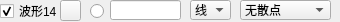
                   <widget class="QWidget" name="widget_14" native="true">
                    <property name="minimumSize">
                     <size>
                      <width>0</width>
                      <height>22</height>
                     </size>
                    </property>
                    <property name="maximumSize">
                     <size>
                      <width>16777215</width>
                      <height>22</height>
                     </size>
                    </property>
                    <widget class="QLineEdit" name="txtValueCurve14">
                     <property name="geometry">
                      <rect>
                       <x>110</x>
                       <y>0</y>
                       <width>71</width>
                       <height>20</height>
                      </rect>
                     </property>
                     <property name="text">
                      <string/>
                     </property>
                    </widget>
                    <widget class="QRadioButton" name="rdoBoldCurve14">
                     <property name="geometry">
                      <rect>
                       <x>90</x>
                       <y>3</y>
                       <width>16</width>
                       <height>16</height>
                      </rect>
                     </property>
                     <property name="text">
                      <string/>
                     </property>
                     <property name="checked">
                      <bool>false</bool>
                     </property>
                    </widget>
                    <widget class="QCheckBox" name="chkVisibleCurve14">
                     <property name="geometry">
                      <rect>
                       <x>0</x>
                       <y>3</y>
                       <width>60</width>
                       <height>16</height>
                      </rect>
                     </property>
                     <property name="text">
                      <string>波形14</string>
                     </property>
                     <property name="checked">
                      <bool>true</bool>
                     </property>
                    </widget>
                    <widget class="QPushButton" name="btnColourCurve14">
                     <property name="geometry">
                      <rect>
                       <x>60</x>
                       <y>0</y>
                       <width>21</width>
                       <height>21</height>
                      </rect>
                     </property>
                     <property name="text">
                      <string/>
                     </property>
                    </widget>
                    <widget class="QComboBox" name="cmbLineStyle14">
                     <property name="geometry">
                      <rect>
                       <x>190</x>
                       <y>0</y>
                       <width>41</width>
                       <height>20</height>
                      </rect>
                     </property>
                     <property name="currentIndex">
                      <number>1</number>
                     </property>
                     <item>
                      <property name="text">
                       <string>点</string>
                      </property>
                     </item>
                     <item>
                      <property name="text">
                       <string>线</string>
                      </property>
                     </item>
                     <item>
                      <property name="text">
                       <string>左</string>
                      </property>
                     </item>
                     <item>
                      <property name="text">
                       <string>右</string>
                      </property>
                     </item>
                     <item>
                      <property name="text">
                       <string>中</string>
                      </property>
                     </item>
                     <item>
                      <property name="text">
                       <string>积</string>
                      </property>
                     </item>
                    </widget>
                    <widget class="QComboBox" name="cmbScatterStyle14">
                     <property name="geometry">
                      <rect>
                       <x>240</x>
                       <y>0</y>
                       <width>91</width>
                       <height>20</height>
                      </rect>
                     </property>
                     <property name="focusPolicy">
                      <enum>Qt::WheelFocus</enum>
                     </property>
                     <property name="maxVisibleItems">
                      <number>20</number>
                     </property>
                     <item>
                      <property name="text">
                       <string>无散点</string>
                      </property>
                      <property name="icon">
                       <iconset resource="res.qrc">
                        <normaloff>:/pic/ssNone.png</normaloff>:/pic/ssNone.png</iconset>
                      </property>
                     </item>
                     <item>
                      <property name="text">
                       <string>x形</string>
                      </property>
                      <property name="icon">
                       <iconset resource="res.qrc">
                        <normaloff>:/pic/ssCross.png</normaloff>:/pic/ssCross.png</iconset>
                      </property>
                     </item>
                     <item>
                      <property name="text">
                       <string>+形</string>
                      </property>
                      <property name="icon">
                       <iconset resource="res.qrc">
                        <normaloff>:/pic/ssPlus.png</normaloff>:/pic/ssPlus.png</iconset>
                      </property>
                     </item>
                     <item>
                      <property name="text">
                       <string>空心圆</string>
                      </property>
                      <property name="icon">
                       <iconset resource="res.qrc">
                        <normaloff>:/pic/ssCircle.png</normaloff>:/pic/ssCircle.png</iconset>
                      </property>
                     </item>
                     <item>
                      <property name="text">
                       <string>实心圆</string>
                      </property>
                      <property name="icon">
                       <iconset resource="res.qrc">
                        <normaloff>:/pic/ssDisc.png</normaloff>:/pic/ssDisc.png</iconset>
                      </property>
                     </item>
                     <item>
                      <property name="text">
                       <string>矩形</string>
                      </property>
                      <property name="icon">
                       <iconset resource="res.qrc">
                        <normaloff>:/pic/ssSquare.png</normaloff>:/pic/ssSquare.png</iconset>
                      </property>
                     </item>
                     <item>
                      <property name="text">
                       <string>菱形</string>
                      </property>
                      <property name="icon">
                       <iconset resource="res.qrc">
                        <normaloff>:/pic/ssDiamond.png</normaloff>:/pic/ssDiamond.png</iconset>
                      </property>
                     </item>
                     <item>
                      <property name="text">
                       <string>星形</string>
                      </property>
                      <property name="icon">
                       <iconset resource="res.qrc">
                        <normaloff>:/pic/ssStar.png</normaloff>:/pic/ssStar.png</iconset>
                      </property>
                     </item>
                     <item>
                      <property name="text">
                       <string>正三角</string>
                      </property>
                      <property name="icon">
                       <iconset resource="res.qrc">
                        <normaloff>:/pic/ssTriangle.png</normaloff>:/pic/ssTriangle.png</iconset>
                      </property>
                     </item>
                     <item>
                      <property name="text">
                       <string>倒三角</string>
                      </property>
                      <property name="icon">
                       <iconset resource="res.qrc">
                        <normaloff>:/pic/ssTriangleInverted.png</normaloff>:/pic/ssTriangleInverted.png</iconset>
                      </property>
                     </item>
                     <item>
                      <property name="text">
                       <string>x框</string>
                      </property>
                      <property name="icon">
                       <iconset resource="res.qrc">
                        <normaloff>:/pic/ssCrossSquare.png</normaloff>:/pic/ssCrossSquare.png</iconset>
                      </property>
                     </item>
                     <item>
                      <property name="text">
                       <string>+框</string>
                      </property>
                      <property name="icon">
                       <iconset resource="res.qrc">
                        <normaloff>:/pic/ssPlusSquare.png</normaloff>:/pic/ssPlusSquare.png</iconset>
                      </property>
                     </item>
                     <item>
                      <property name="text">
                       <string>x圆</string>
                      </property>
                      <property name="icon">
                       <iconset resource="res.qrc">
                        <normaloff>:/pic/ssCrossCircle.png</normaloff>:/pic/ssCrossCircle.png</iconset>
                      </property>
                     </item>
                     <item>
                      <property name="text">
                       <string>+圆</string>
                      </property>
                      <property name="icon">
                       <iconset resource="res.qrc">
                        <normaloff>:/pic/ssPlusCircle.png</normaloff>:/pic/ssPlusCircle.png</iconset>
                      </property>
                     </item>
                     <item>
                      <property name="text">
                       <string>和平</string>
                      </property>
                      <property name="icon">
                       <iconset resource="res.qrc">
                        <normaloff>:/pic/ssPeace.png</normaloff>:/pic/ssPeace.png</iconset>
                      </property>
                     </item>
                    </widget>
                   </widget>
